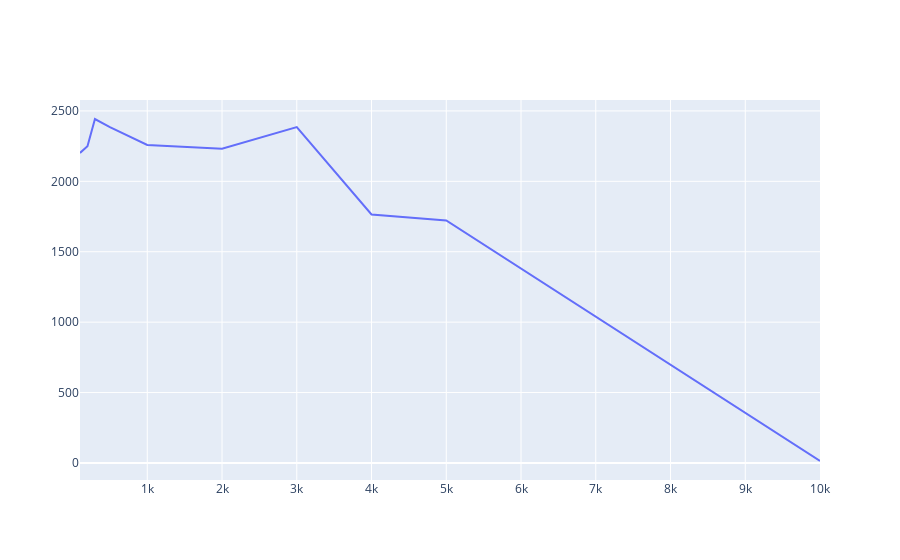

Write notebook code for a chart like this one.
### Code cell
distance_line

### Figure 1 — Plotly figure (JSON) as saved in the notebook; plotly's stock layout.template omitted (floating-point values rounded to 4 significant figures)
{"data": [{"mode": "lines", "type": "scatter", "x": [100, 200, 300, 500, 1000, 2000, 3000, 4000, 5000, 10000], "y": [2202.0, 2249.0, 2443.0, 2386.0, 2258.0, 2231.0, 2386.0, 1765.0, 1722.0, 13.96]}], "layout": {}}
